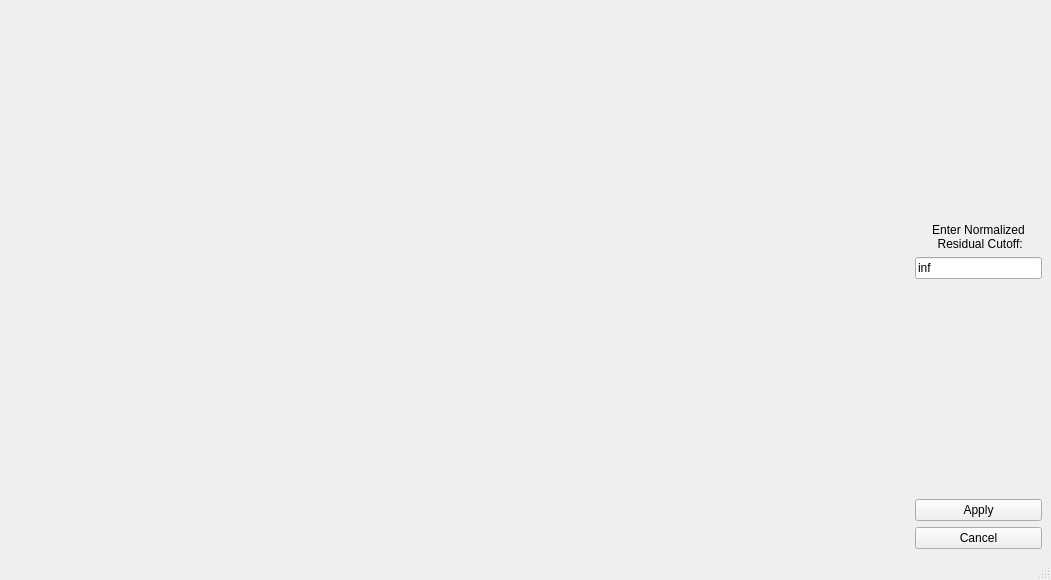
<?xml version="1.0" encoding="UTF-8"?>
<ui version="4.0">
 <class>MainWindow</class>
 <widget class="QMainWindow" name="MainWindow">
  <property name="geometry">
   <rect>
    <x>0</x>
    <y>0</y>
    <width>1051</width>
    <height>580</height>
   </rect>
  </property>
  <property name="windowTitle">
   <string>Normalized Residuals Menu</string>
  </property>
  <widget class="QWidget" name="centralwidget">
   <layout class="QGridLayout" name="gridLayout">
    <item row="0" column="0" colspan="2">
     <widget class="MplWidget2" name="MplWidgetResid" native="true">
      <property name="minimumSize">
       <size>
        <width>900</width>
        <height>250</height>
       </size>
      </property>
     </widget>
    </item>
    <item row="0" column="2">
     <layout class="QVBoxLayout" name="verticalLayout">
      <item>
       <spacer name="verticalSpacer_2">
        <property name="orientation">
         <enum>Qt::Vertical</enum>
        </property>
        <property name="sizeHint" stdset="0">
         <size>
          <width>20</width>
          <height>40</height>
         </size>
        </property>
       </spacer>
      </item>
      <item>
       <widget class="QLabel" name="cutoffLabel">
        <property name="text">
         <string>Enter Normalized
 Residual Cutoff:</string>
        </property>
        <property name="alignment">
         <set>Qt::AlignBottom|Qt::AlignHCenter</set>
        </property>
       </widget>
      </item>
      <item>
       <widget class="QLineEdit" name="cutoffInput">
        <property name="text">
         <string>inf</string>
        </property>
       </widget>
      </item>
      <item>
       <spacer name="verticalSpacer">
        <property name="orientation">
         <enum>Qt::Vertical</enum>
        </property>
        <property name="sizeHint" stdset="0">
         <size>
          <width>20</width>
          <height>40</height>
         </size>
        </property>
       </spacer>
      </item>
      <item>
       <widget class="QPushButton" name="confirmCutoff">
        <property name="text">
         <string>Apply</string>
        </property>
       </widget>
      </item>
      <item>
       <widget class="QPushButton" name="cancelCutoff">
        <property name="text">
         <string>Cancel</string>
        </property>
       </widget>
      </item>
     </layout>
    </item>
   </layout>
  </widget>
  <widget class="QMenuBar" name="menubar">
   <property name="geometry">
    <rect>
     <x>0</x>
     <y>0</y>
     <width>1051</width>
     <height>26</height>
    </rect>
   </property>
  </widget>
  <widget class="QStatusBar" name="statusbar"/>
 </widget>
 <customwidgets>
  <customwidget>
   <class>MplWidget2</class>
   <extends>QWidget</extends>
   <header>subtractAirglow.mplwidget2.h</header>
   <container>1</container>
  </customwidget>
 </customwidgets>
 <resources/>
 <connections/>
</ui>
